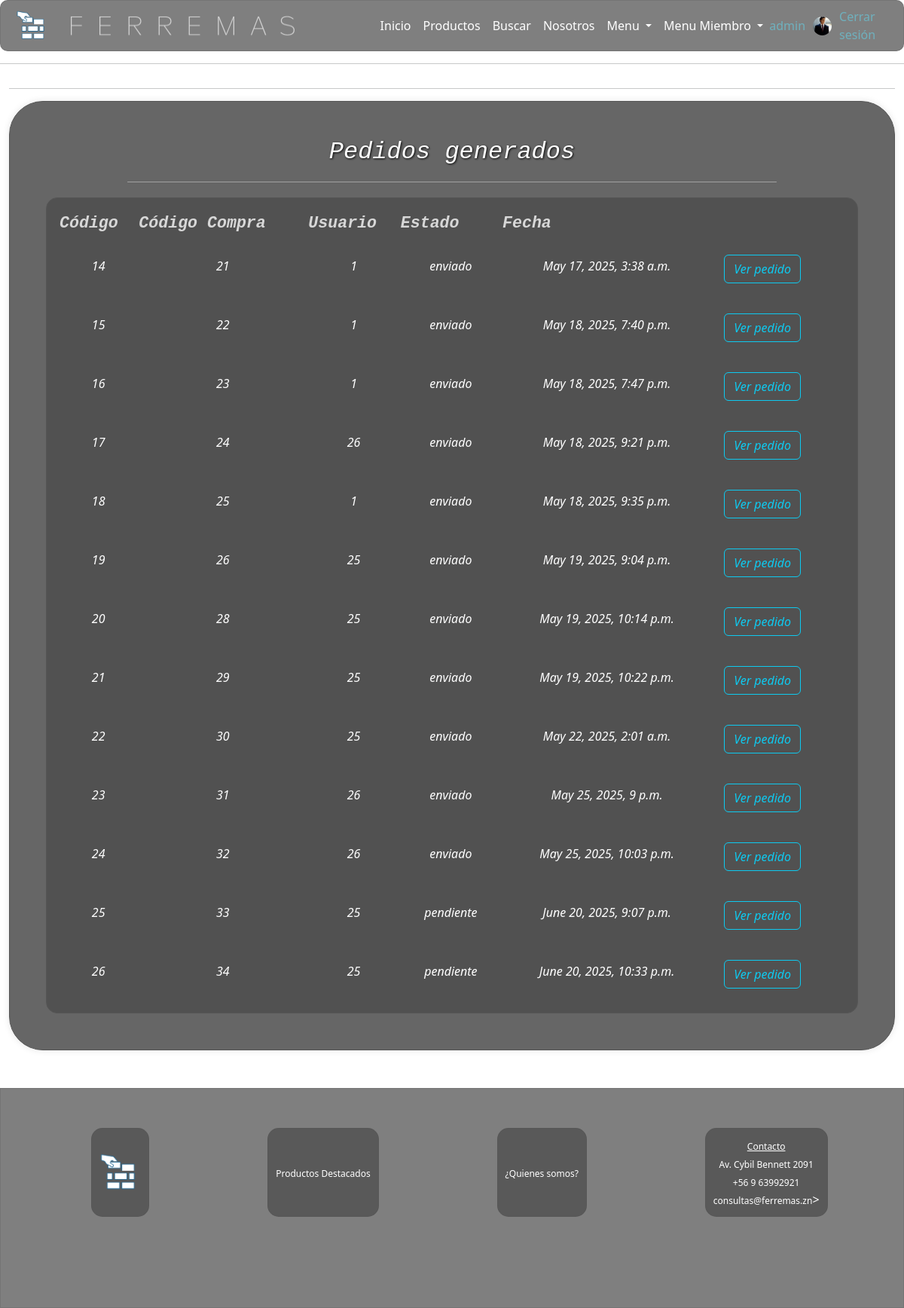
The page /pedidos/ (signed in) on the database its author committed.
### core/models.py (models this page shows, shortened)
class CustomUser(AbstractUser):
    pic = models.ImageField(upload_to='profile_pics', null=True, blank=True, default='profile_pics/default.png')
    is_staff=models.BooleanField(default=False)
    tipo = models.CharField(max_length=20,
        choices=(
            ('cliente', 'Cliente'),
            ('vendedor', 'Vendedor'),
            ('bodeguero', 'Bodeguero'),
            ('contador', 'Contador'),
            ('administrador', 'Administrador'),
        ),default='Cliente',verbose_name='Tipo')
    bio = models.TextField(verbose_name='biografia', default='', null=True, blank=True)

class Pedido(models.Model):
    id=models.AutoField(primary_key=True, verbose_name='idPedido')
    idCompra=models.ForeignKey(Compra, on_delete=models.SET_NULL, blank=True, null=True, editable=False, verbose_name='idCompra')
    idUser=models.ForeignKey(CustomUser, on_delete=models.SET_NULL, blank=True, null=True, editable=False, verbose_name='idUsuario')
    estado=models.CharField(max_length=20, default='pendiente', choices=(('pendiente', 'pendiente'), ('enviado', 'enviado'), ('entregado', 'entregado')), verbose_name='Estado')
    fecha=models.DateTimeField(auto_now_add=True, null=False, verbose_name='Fecha')
    idDireccion = models.ForeignKey(Direccion, on_delete=models.SET_NULL, blank=True, null=True, editable=False, verbose_name='idDireccion')
    sent = models.BooleanField(default=False, verbose_name='sent')

class Compra(models.Model):
    id=models.AutoField(primary_key=True, verbose_name='idCompras')
    idBoleta=models.ForeignKey(Boleta, on_delete=models.SET_NULL, blank=True, null=True, editable=True, verbose_name='idBoleta')
    cantidad=models.IntegerField(default=0, null=True, blank=True, editable=False, verbose_name='Cantidad')
    total = models.IntegerField(default=0, null=True, blank=True, editable=False, verbose_name='Total')
    estado = models.CharField(max_length=20, default='Pagado', verbose_name='Estado')
    fecha = models.DateTimeField(auto_now_add=True, null=False, verbose_name='Fecha')
    created = models.BooleanField(default=False, verbose_name='created')

### core/views.py (the view)
# urls.py: path('pedidos/', views.pedidos,name="pedidos"),
def pedidos(request):
    if request.user.is_authenticated:
        if request.user.tipo == 'vendedor' or request.user.tipo == 'bodeguero' or request.user.tipo == 'administrador' or request.user.is_superuser:
            pedidos = Pedido.objects.all()
        else:
            messages.error(request, "Privileges are needed")
            return redirect('login')
    return render(request,'pedidos.html', {'pedidos':pedidos})

### core/context_processor.py (called while the page is built)
def total_carrito(request):
    total=0
    if request.user.is_authenticated:
        try:
            carrito = request.session['carrito']
            if "carrito" in request.session:
                for key, value in carrito.items():
                    total+=(int(value["precio"]))*(value["cantidad"])
        except:
            total=0
    return {'total_carrito':int(total)}

### core/templates/pedidos.html
{% extends "base.html" %}
{% load static %}
{% block content %}
<div class="container-fluid">
    <hr>
    <div class="login-container">
        <div class="form-title" style="margin-bottom: 15px;">
            <h2>Pedidos generados</h2>
        </div>
        <span class="liner"></span>
        <div class="table-container">
            <table id="tobras">
                <thead>
                    <tr>
                        <th>Código</th>
                        <th>Código Compra</th>
                        <th>Usuario</th>
                        <th>Estado</th>
                        <th>Fecha</th>
                    </tr>
                </thead>
                <tbody>
                    {% if user.tipo == 'vendedor' or user.tipo == 'bodeguero' or user.is_superuser%}
                        {% for item in pedidos %}
                            <tr>
                                <td class="price">{{item.id}}</td>
                                <td class="price">{{item.idCompra.id}}</td>
                                <td class="price">{{item.idUser.id}}</td>
                                <td class="price">{{item.estado}}</td>
                                <td class="price">{{item.fecha}}</td>
                                {% if request.user.tipo == 'bodeguero' or request.user.is_superuser %}
                                    <td>
                                        <div class="d-flex flex-direction-column flex-wrap justify-content-space-between">
                                            <a href="{% url 'pedidoVer' item.id %}" class="btn btn-outline-info" style="margin-top:1vh;">Ver pedido</a>
                                        </div>
                                    </td>
                                {% endif %}
                            </tr>
                        {%endfor%}
                    {% else %}
                        <tr>
                            <td colspan="3">
                                <div class="alert text-center">Sin privilegios</div>
                            </td>
                        </tr>
                    {% endif %}
                </tbody>
            </table>
        </div>
    </div>
</div>
{% endblock %}

### core/templates/menuMiembro.html (shortened to what this page needs)
{% load static %}
<div class="collapse navbar-collapse naz" id="navbarNavDropdown">
    <div>
        <ul class="navbar-nav me-auto mb-2 mb-lg-0">
            <li class="nav-item">
                <a class="nav-link" href="{% url 'index' %}">Inicio</a>
            </li>
            <li class="nav-item">
                <a class="nav-link" href="{% url 'products' %}">Productos</a>
            </li>
            <li class="nav-item">
                <a  class="nav-link" href="{% url 'buscar' %}">Buscar</a>
            </li>
            <li class="nav-item">
                <a  class="nav-link" href="{% url 'nosotros' %}">Nosotros</a>
            </li>
            {% if user.is_authenticated %}
                <li class="nav-item dropdown">
                    <a class="nav-link dropdown-toggle" href="#" role="button" data-bs-toggle="dropdown" aria-expanded="false">Menu
                    </a>
                </li>
                {% if user.is_staff %}
                    <li class="nav-item dropdown">
                        <a class="nav-link dropdown-toggle" href="#" role="button" data-bs-toggle="dropdown" aria-expanded="false">Menu Miembro
                        </a>
                    </li>
                {% endif %}
            {% endif %}
        </ul>
    </div>
    <div class="navbar-right">
        {% if user.is_authenticated %}
            <div class="boxes">
                <a href="{% url 'profile' %}" class="nav-link" >{{ user.username }}</a>
            </div>
            <a href="{% url 'profile' %}" class="nav-link"><img class="pic-user" src="{{user.pic.url}}" alt="imgGC" title="Click para ver tu Perfil"></a>
            <div class="boxes">
                <a href="{% url 'cerrar' %}" class="navbar-item" id="#">Cerrar sesión</a>
            </div>
        {% else %}
            <img src="{% static 'assets/icons/tea.png' %}" alt="imgGC">
            <div class="boxes">
                <a href="{% url 'login' %}" id="userGC">Iniciar sesion</a>
            </div>
        {% endif %}
    </div>
</div>

### core/static/css/mystyles.css (style rules this page uses)
body { background-image: url("../assets/img/fondo.png"); background-repeat: no-repeat; background-position: center; background-attachment: fixed; background-size: cover; display: flex; flex-direction: column; font-family: 'Ubuntu', "times new roman", times, roman, serif; }
.fade-in { animation: fadeIn 1s; -webkit-animation: fadeIn 1s; -moz-animation: fadeIn 1s; -o-animation: fadeIn 1s; -ms-animation: fadeIn 1s; }
.naz { display: flex; justify-content: space-between; align-items: center; padding-left: 10vh !important; }
.nav-item a { color: white; text-decoration:none; font-size: 2vh; }
.price { color: #ffffff !important; font-style: italic; }
.login-container { padding: 4vw; border-radius: 45px; border: 1px solid #555; box-shadow: 0 0 10px rgba(0, 0, 0, 0.1); background-color: rgba(0, 0, 0, 0.6); }
.form-title { text-align: center; font-style: italic; color: rgb(255, 255, 255); text-shadow: 1px 1px 3px rgb(5, 5, 5); font-family: 'Courier New', Courier, monospace; }
.btn-outline-info, .btn-outline-warning, .btn-outline-danger { font-size: 2vh; font-style: italic; }
.liner { background-color: rgba(255, 255, 255, 0.384); width: 80%; height: 1px; border-radius: 1px; display: block; margin: 0 auto; margin-top: 20px; margin-bottom: 20px; }
.table-container { width: 100%; overflow-x: scroll; background-color: rgba(0, 0, 0, 0.2); border-radius: 15px; border:1px solid #555; padding:1rem; }
table { border-collapse: collapse; width: 100%; background-color: rgba(0, 0, 0, 0); }
th { text-align: left !important; display: relative; font-size: 3vh; font-style: italic; }
td { display: relative; white-space: wrap; text-overflow: ellipsis; padding: 1rem; text-align: center; }
.pic-user { width: 10vw; border-radius: 50%; border:1 px solid rgb(14, 206, 235); margin-bottom: 2vh; }
thead th { color: #d7d7d7; font-family: 'Courier New', Courier, monospace; font-size: 2.7vh; font-style: italic; text-align: left; }
tbody td { color:rgb(255, 255, 255) !important; font-style: italic; }

### rows shown on the page
CustomUser: username "admin", pic (picture)
Pedido: id "14", idCompra.id "21", idUser.id "1", estado "enviado", fecha "May 17, 2025, 3:38 a.m."
Pedido: id "15", idCompra.id "22", idUser.id "1", estado "enviado", fecha "May 18, 2025, 7:40 p.m."
Pedido: id "16", idCompra.id "23", idUser.id "1", estado "enviado", fecha "May 18, 2025, 7:47 p.m."
Pedido: id "17", idCompra.id "24", idUser.id "26", estado "enviado", fecha "May 18, 2025, 9:21 p.m."
Pedido: id "18", idCompra.id "25", idUser.id "1", estado "enviado", fecha "May 18, 2025, 9:35 p.m."
Pedido: id "19", idCompra.id "26", idUser.id "25", estado "enviado", fecha "May 19, 2025, 9:04 p.m."
Pedido: id "20", idCompra.id "28", idUser.id "25", estado "enviado", fecha "May 19, 2025, 10:14 p.m."
Pedido: id "21", idCompra.id "29", idUser.id "25", estado "enviado", fecha "May 19, 2025, 10:22 p.m."
Pedido: id "22", idCompra.id "30", idUser.id "25", estado "enviado", fecha "May 22, 2025, 2:01 a.m."
Pedido: id "23", idCompra.id "31", idUser.id "26", estado "enviado", fecha "May 25, 2025, 9 p.m."
Pedido: id "24", idCompra.id "32", idUser.id "26", estado "enviado", fecha "May 25, 2025, 10:03 p.m."
Pedido: id "25", idCompra.id "33", idUser.id "25", estado "pendiente", fecha "June 20, 2025, 9:07 p.m."
Pedido: id "26", idCompra.id "34", idUser.id "25", estado "pendiente", fecha "June 20, 2025, 10:33 p.m."
